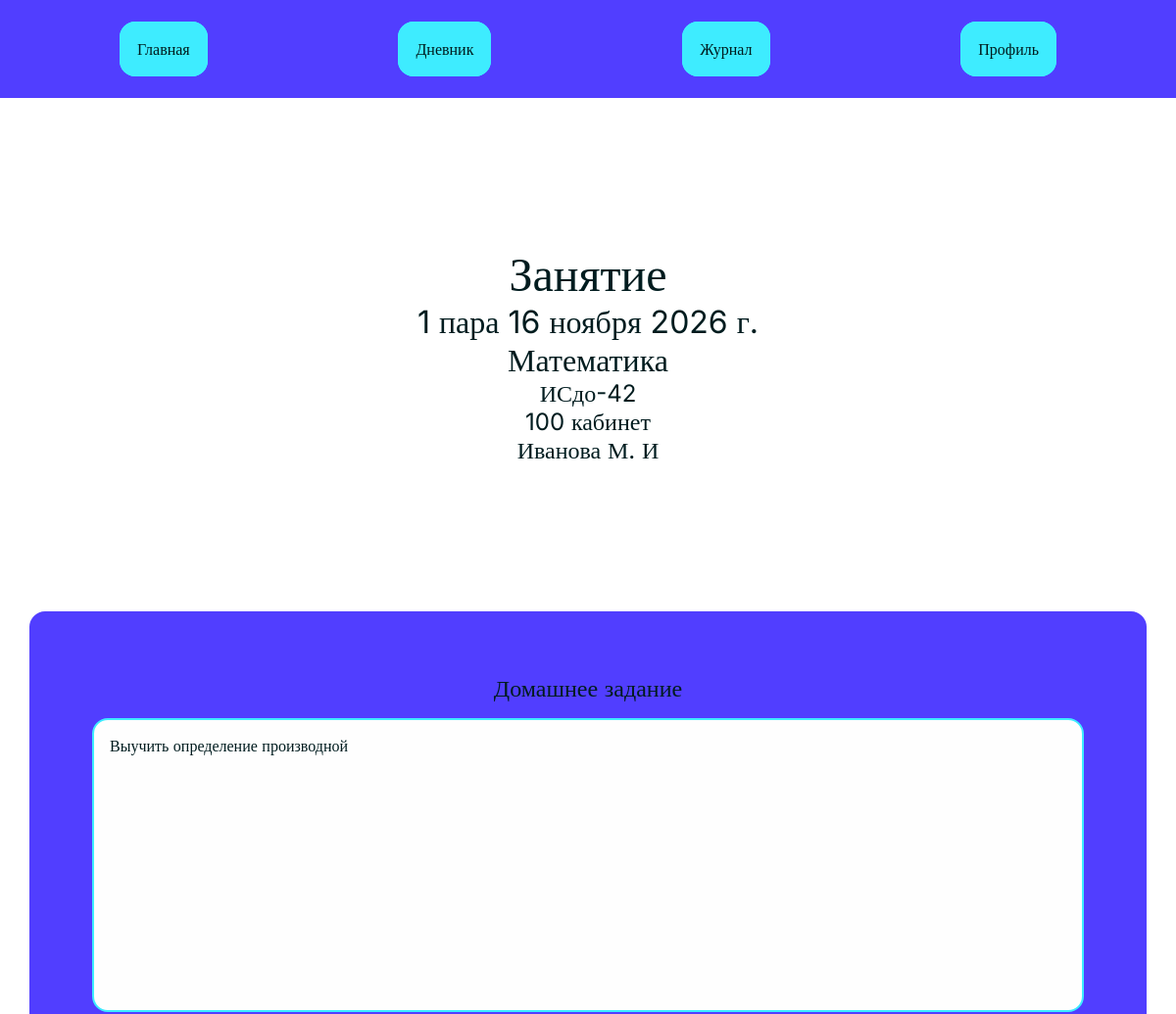
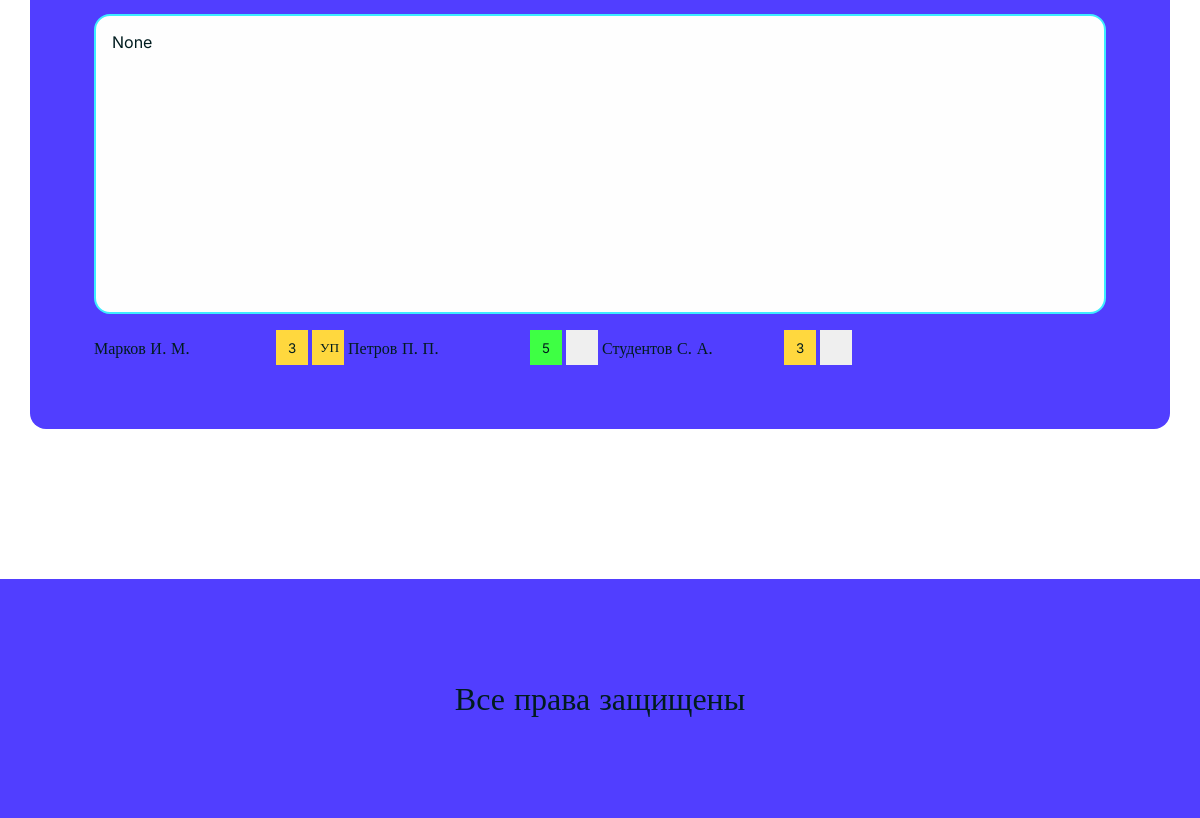
The page /lessons/1/ (signed in) on the database its author committed (2 pictures, top to bottom).
### dnevnikapp/models.py (models this page shows, shortened)
class Lesson(models.Model):
    subject = models.ForeignKey(Subject, on_delete=models.PROTECT, verbose_name="Предмет", related_name="lessons")
    teacher = models.ForeignKey(CustomUser, on_delete=models.PROTECT, verbose_name="Преподаватель", related_name="lessons")
    date = models.DateField(default=timezone.now, verbose_name="Дата")
    lesson_number = models.PositiveSmallIntegerField(verbose_name="Номер пары")
    group = models.ForeignKey(Group, on_delete=models.PROTECT, verbose_name="Группа", related_name="lessons")
    primechaniye = models.CharField(null=True, blank=True)
    room = models.CharField(verbose_name="Кабинет")
    class Meta:
        constraints = [
            models.UniqueConstraint(
                fields=["date","lesson_number","group"],
                name="unique_lesson_per_date_number_group"
            ),
            models.UniqueConstraint(
                fields=["date","lesson_number","teacher"],
                name="unique_lesson_per_date_number_teacher"
            )
        ]
        models.CheckConstraint(
            condition=models.Q(lesson_number__gt=0),
            name="lesson_number_greater_than_zero"
        )
        verbose_name = "Занятие"
        verbose_name_plural = "Занятия"

class Subject(models.Model):
    name = models.CharField(max_length=150, verbose_name="Название")
    teachers = models.ManyToManyField(CustomUser, through=TeacherSubject, blank=True)
    class Meta:
        verbose_name="Предмет"
        verbose_name_plural="Предметы"
    def __str__(self):
        return self.name

class Group(models.Model):
    name = models.CharField(verbose_name="Название")
    course = models.PositiveSmallIntegerField(verbose_name="Курс")
    major = models.ForeignKey("Major", on_delete=models.CASCADE, verbose_name="Направление", related_name="groups")
    class Meta:
        verbose_name="Группа"
        verbose_name_plural="Группы"
    def __str__(self):
        return self.name

class CustomUser(AbstractUser):
    class Role(models.TextChoices):
        STUDENT = "student", "Student"
        PARENT = "parent", "Parent"
        TEACHER = "teacher", "Teacher"
        ADMIN = "admin", "Admin"
    first_name=models.CharField(max_length=30, null=False, blank=False, verbose_name="Имя")
    last_name=models.CharField(max_length=30, null=False, blank=False, verbose_name="Фамилия")
    patronimic = models.CharField(max_length=30, null=True, blank=True, verbose_name="Отчество")
    role = models.TextField(choices=Role.choices, default=Role.STUDENT, null=True, blank=True, verbose_name="Роль")
    group = models.ForeignKey("Group", null=True, blank=True, verbose_name="Группа", default=None, related_name="students", on_delete=models.SET_NULL)
    subjects = models.ManyToManyField("Subject", through="TeacherSubject", verbose_name="Преподаваемые предметы", blank=True)
    parents = models.ManyToManyField("self", through="ParentChild", null=True, related_name="children", symmetrical=False, verbose_name="Родители", through_fields=("child","parent"))
    REQUIRED_FIELDS=["first_name", "last_name"]
    class Meta:
        verbose_name="Пользователь"
        verbose_name_plural="Пользователи"

class Hometask(models.Model):
    lesson = models.OneToOneField(Lesson, on_delete=models.CASCADE, related_name="hometask")
    text = models.TextField()
    class Meta:
        verbose_name = "Домашнее задание"
        verbose_name_plural = "Домашние задания"

class Grade(models.Model):
    lesson = models.ForeignKey(Lesson, on_delete=models.CASCADE, verbose_name="Занятие", related_name="grades")
    student = models.ForeignKey(CustomUser, on_delete=models.CASCADE, verbose_name="Студент", related_name="grades")
    grade = models.PositiveSmallIntegerField(verbose_name="Оценка",validators=[MinValueValidator(2), MaxValueValidator(5)])
    comment = models.CharField(max_length=150, null=True, blank=True, verbose_name="Комментарий")
    class Meta:
        constraints=[
            models.UniqueConstraint(
                fields=["lesson","student"],
                name="grade_per_lesson_and_student"
            )
        ]
        verbose_name = "Оценка"
        verbose_name_plural = "Оценки"

### dnevnikapp/views.py (the view, shortened to what this page needs)
# urls.py: path("lessons/<int:lessonid>/", views.lessonView, name="lessons"),
@login_required
@roles_required("teacher","admin", "student", "parent")
def lessonView(request, lessonid):
    lesson = Lesson.objects.select_related("subject", "group", "hometask"
                            ).prefetch_related(
                                Prefetch("group__students__grades", queryset=Grade.objects.filter(lesson_id=lessonid)),
                                Prefetch("group__students__absences", queryset=Absence.objects.filter(lesson_id=lessonid)),
                            ).filter(pk=lessonid).first()
    if lesson == None:
        raise Http404
    if request.user.role == "student" and request.user.group_id != lesson.group_id:
        raise PermissionDenied
    elif request.user.role == "parent" and request.user.children.filter(group_id=lesson.group_id).first() == None:
        raise PermissionDenied
    elif request.user.role == "teacher" and request.user.id != lesson.teacher_id:
        raise PermissionDenied
    students = lesson.group.students.prefetch_related("parents", "grades", "absences")
    for student in students:
        student.grade = student.grades.filter(lesson_id=lessonid).first()
        student.absence = student.absences.filter(lesson_id=lessonid).first()
    context = {
        "lesson":lesson,
        "students":students,
    }
    if request.user.role == "teacher" or request.user.role == "admin":
        return render(request, "lesson.html", context=context)
    elif request.user.role == "student" or request.user.role == "parent":
        return render(request, "lessonstudent.html", context=context)

### dnevnikapp/converters.py (called while the page is built)
    def to_url(self, value: date) -> str:
        return value.strftime("%d-%m-%Y")

### dnevnikapp/templates/lessonstudent.html (shortened to what this page needs)
{% extends 'baseheader.html' %}
{% load static %}
{% block head %}
    <link rel="stylesheet" href="{% static 'css/lesson.css' %}">
{% endblock %}
{% block content %}
    <div class="centerdiv centerpadding">
        <div class="headingsdiv">
            <h1>Занятие</h1>
            <h2>{{ lesson.lesson_number }} пара {{ lesson.date }}</h2>
            <h2>{{ lesson.subject }}</h2>
            <h3>{{ lesson.group }}</h3>
            <h3>{{ lesson.room }} кабинет</h3>
            <h3>{{ lesson.teacher.last_name }} {{ lesson.teacher.first_name|slice:1 }}. {{ lesson.teacher.patronimic|slice:1 }}</h3>
        </div>
        <div class="mainblock">
            <form class="mainform">
                <h3>Домашнее задание</h3>
                <textarea readonly disabled name="hometask" placeholder="Домашнее задание">{{ lesson.hometask.text }}</textarea>
                <textarea readonly disabled name="primechaniye" placeholder="Примечание">{{ lesson.primechaniye }}</textarea>
                <div class="lesson-studentsgrid">
                    {% for student in students %}
                        <div class="lesson-student">
                            <p>{{ student.last_name }} {{ student.first_name|slice:1 }}. {{ student.patronimic|slice:1 }}.</p>
                            <div class="gradeabsence">
                                <button type="button"
                                    class="lessongrade {% if student.grade.grade >= 4 %}grade-good{% elif student.grade.grade == 3 %}grade-ok{% elif student.grade.grade == 2 %}grade-bad{% endif %}"
                                >
                                    {{ student.grade.grade|default:"" }}
                                </button>
                                <button type="button"
                                    class="lessonabsence {% if student.absence %}{% if student.absence.is_excused %}absence-excused{% else %}absence{% endif %}{% endif %}"
                                >
                                    {% if student.absence %}
                                        {% if student.absence.is_excused %}
                                            УП
                                        {% else %}
                                            Н
                                        {% endif %}
                                    {% endif %}
                                </button>
                            </div>
                        </div>
                    {% endfor %}
                </div>
            </form>
        </div>
    </div>
{% endblock %}

### dnevnikapp/static/css/style.css (style rules this page uses)
:root { --backgroundcolor:#fefefe; --maincolor:#513eff; --additionalcolor:#3e8bff; --accentcolor:#3eecff; --errorcolor:#ff3e41; --successcolor:#3eff44; --warningcolor:#ffd83e; --textcolor:#001c1f; --h1size:48px; --h2size:32px; --h3size:24px; --mainsize:16px; }
* { margin:0; padding:0; font-family: "Inter"; word-break: normal; color:var(--textcolor); }
h1 { font-size: var(--h1size); font-weight:normal; }
h2 { font-size: var(--h2size); font-weight:normal; }
h3 { font-size: var(--h3size); font-weight:normal; }
p, span { font-size: var(--mainsize); }
input, textarea { background-color: var(--backgroundcolor); color:var(--textcolor); border-radius: 16px; padding:16px; font-size: var(--mainsize); border-style: solid; border-width: 2px; border-color: var(--accentcolor); width:100%; box-sizing: border-box; }
input::placeholder, textarea::placeholder { color:#001c1f80 }
textarea { resize:none; height:300px; }
.centerdiv { display:flex; flex-direction: column; justify-content: center; align-items: center; row-gap: 150px; }
.centerpadding { padding:150px 30px 150px 30px; }
.headingsdiv { text-align: center; }
.mainblock { box-sizing: border-box; background-color: var(--maincolor); border-radius: 16px; padding:64px; width:100%; display: flex; flex-direction: column; gap:16px; }
.lessonabsence, .lessongrade { text-align: center; word-break: keep-all; }
.grade-good { background-color: var(--successcolor); }
.grade-ok { background-color: var(--warningcolor); }
.absence-excused { background-color: var(--warningcolor); }

### dnevnikapp/static/css/lesson.css (style rules this page uses)
.mainform { display:flex; flex-direction: column; align-items: center; gap:16px; }
.lesson-studentsgrid { display:grid; grid-template-columns: repeat(4,1fr); width:100%; gap:4px; }
.lesson-student { display: flex; align-items: center; gap:16px; justify-content: space-between; }
.gradeabsence { display: flex; gap:4px; }
.lessongrade, .lessonabsence { content:''; padding:8px; width:32px; height:35px; box-sizing: border-box; }
button { border-radius: 0; border-style: none; }

### rows shown on the page
Lesson: lesson_number "1", date "16 ноября 2026 г.", subject "Математика", group "ИСдо-42", room "100", teacher.last_name "Иванова", teacher.first_name "М", teacher.patronimic "И", hometask "Выучить определение производной", primechaniye "None"
CustomUser: last_name "Марков", first_name "И", patronimic "М", grade.grade "3", shows "УП"
CustomUser: last_name "Петров", first_name "П", patronimic "П", grade.grade "5"
CustomUser: last_name "Студентов", first_name "С", patronimic "А", grade.grade "3"

### other values the page prints
{{ link.title }} "Главная" "Дневник" "Журнал" "Профиль"
